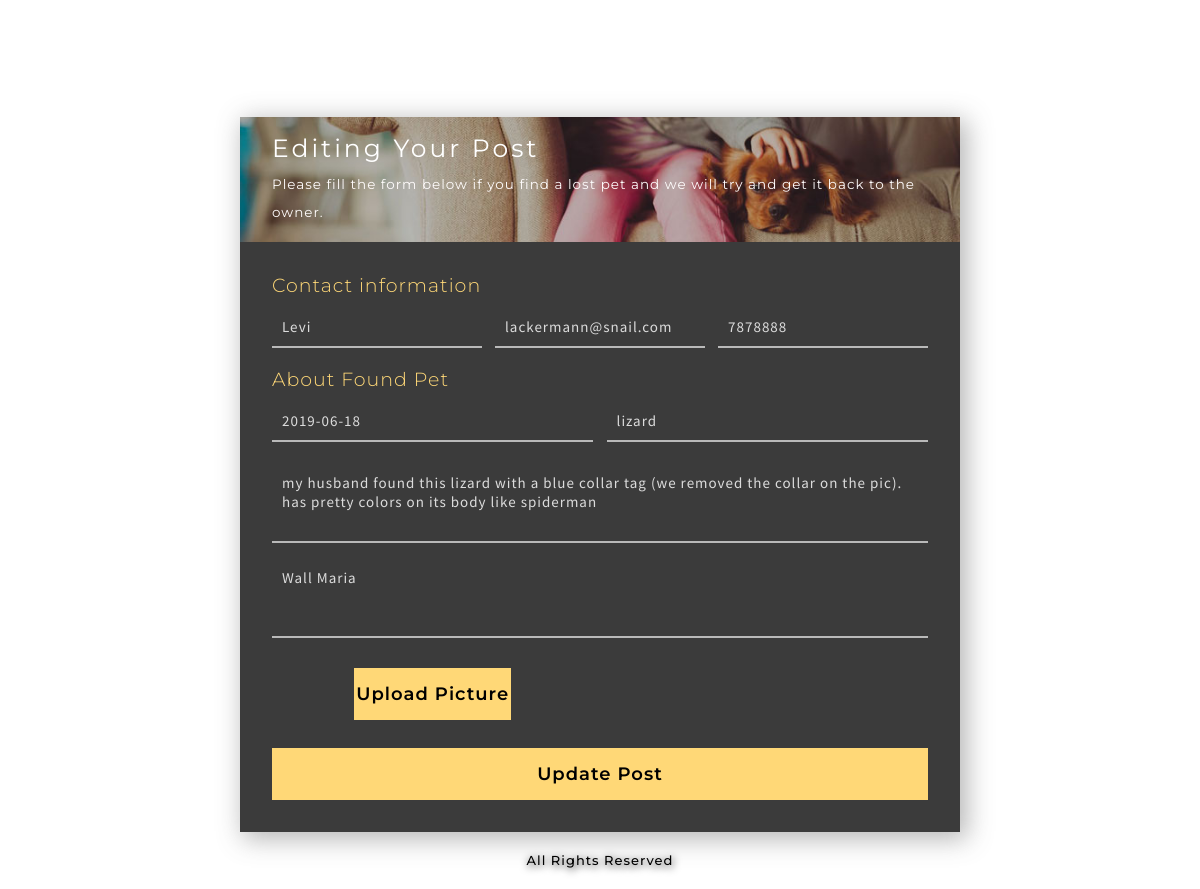
The page /edit.php?id=3 on the database its author committed.
### tables this page shows
CREATE TABLE `laporanhilang` (
  `id` int(11) NOT NULL,
  `name` varchar(20) NOT NULL,
  `email` varchar(50) NOT NULL,
  `telephone` int(15) NOT NULL,
  `datefound` date NOT NULL,
  `animal_type` varchar(10) NOT NULL,
  `deskripsi` text NOT NULL,
  `location` varchar(15) NOT NULL,
  `posted_time` timestamp NOT NULL DEFAULT CURRENT_TIMESTAMP,
  `image` varchar(100) NOT NULL
);

### edit.php (the view, shortened to what this page needs)
<?php
include("konek.php");
$name = '';
$email= '';
$telephone= '';
$datefound= '';
$animal_type= '';
$deskripsi= '';
$location= '';
if  (isset($_GET['id'])) {
  $id = $_GET['id'];
  $query = "SELECT * FROM laporanhilang WHERE id=$id";
  $result = mysqli_query($conn, $query);
  if (mysqli_num_rows($result) == 1) {
    $row = mysqli_fetch_array($result);
    $name = $row['name'];
    $email = $row['email'];
    $telephone = $row['telephone'];
    $datefound = $row['datefound'];
    $animal_type = $row['animal_type'];
    $deskripsi = $row['deskripsi'];
    $location = $row['location'];
  }
}
?>
<!DOCTYPE HTML>
<html>
<head>
  <link rel="stylesheet" href="css/jquery-ui.css" />
  <link href="css/formstyle.css" rel='stylesheet' type='text/css' />
</head>
<body>
  <h1>EDIT YOUR FORM</h1>
  <div class="main-w3layouts-content">
    <div class="top-section">
      <h2 class="sub-hdng-agileits-w3layouts">Editing your post</h2>
      <p>Please fill the form below if you find a lost pet and we will try and get it back to the owner.</p>
    </div>
    <div class="w3-agile-login-form">
      <form action="edit.php?id=<?php echo $_GET['id']; ?>" method="POST" enctype="multipart/form-data">
        <h3 class="inner-hdng-agileinfo">Contact information</h3>
        <div class="top-fields-wthree">
          <div class="input-fields-w3ls">
            <input type="text" name="name" placeholder="Name" value= "<?php echo $name; ?>" required="true" />
          </div>
          <div class="input-fields-w3ls">
            <input type="email" name="email" placeholder="Email" value="<?php echo $email; ?>" required="true" />
          </div>
          <div class="input-fields-w3ls">
            <input type="text" name="telephone" placeholder="Phone" value="<?php echo $telephone; ?>" required="true" />
          </div>
        </div>
        <h3 class="inner-hdng-agileinfo">About Found Pet</h3>
        <div class="mid-fields-agileits-w3layouts">
          <div class="input-fields-w3ls2">
            <input id="datepicker" name="datefound" type="text" placeholder="Date found" value="<?php echo $datefound; ?>" onfocus="this.value = '';" onblur="if (this.value == '') {this.value = 'mm/dd/yyyy';}"
                required="true" />
          </div>
          <div class="input-fields-w3ls2">
            <input type="text" name="animal_type" placeholder="Animal type" value="<?php echo $animal_type; ?>" required="true" />
          </div>
        </div>
        <textarea name="deskripsi" placeholder="Description of animal" required="true"><?php echo $deskripsi;?></textarea>
        <textarea name="location" placeholder="Where found" required="true"><?php echo $location;?></textarea>
        <div class="mid-fields-agileits-w3layouts">
        <div class="input-fields-w3ls2">
          <div class="custom-upload">
          <button class="btn-upload">Upload Picture</button>
          </div>
        </div>
        </div>
        <input type="submit" name="update" value="Update Post">
      </form>
    </div>
  </div>
  <div class="copy-right-w3l">
    <p>All Rights Reserved</p>
  </div>
</body>
</html>

### rows shown on the page
laporanhilang: name "Levi", email "lackermann@snail.com", telephone "7878888", datefound "2019-06-18", animal_type "lizard", deskripsi "my husband found this lizard with a blue collar tag (we removed the collar on the pic). has pretty colors on its body like spiderman", location "Wall Maria"
